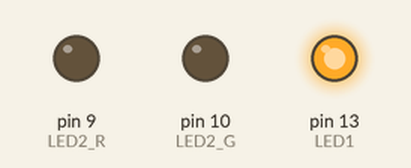
Bench run of a sketch on a simulated Arduino Uno, built with avr-gcc and run on an emulated ATmega328P. Parts: output pins drawn as LEDs (lit = HIGH).

Above: at 0.5 s.
At 2.5 s:
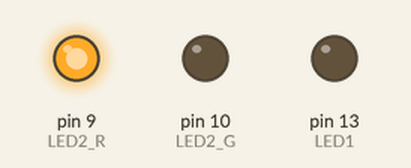
At 4.5 s:
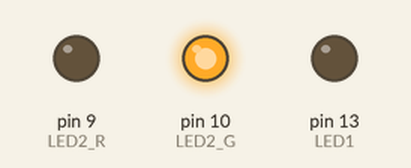
At 5.5 s:
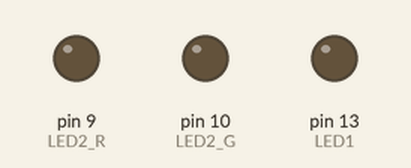
Timing chart, 0 to 7.8 s (numbered marks = the images above):
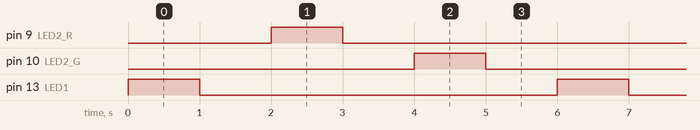

The sketch:

main.ino
```cpp
/*
 * NAME: NKANDU PHIRI
 * DATE: 4/11/2024
 * TITLE: LED LIGHTS
 */

#define LED1 13
#define LED2_R 9
#define LED2_G 10

void setup () {
  pinMode(LED1, OUTPUT);
  pinMode(LED2_R, OUTPUT);
  pinMode(LED2_G, OUTPUT);


}

void loop() {
  digitalWrite(LED1, HIGH);
  delay(1000);
  digitalWrite(LED1, LOW);
  delay(1000);

  digitalWrite(LED2_R, HIGH);
  delay(1000);
  digitalWrite(LED2_R, LOW);
  delay(1000);

  digitalWrite(LED2_G, HIGH);
  delay(1000);
  digitalWrite(LED2_G, LOW);
  delay(1000);
}
```

Measured:
- by itself, pin 9 (LED2_R), pin 10 (LED2_G), pin 13 (LED1): alternates HIGH for 1.0 s and LOW for 5.0 s
- by itself, everything shown: repeats every 6.0 s, in 6 steps
